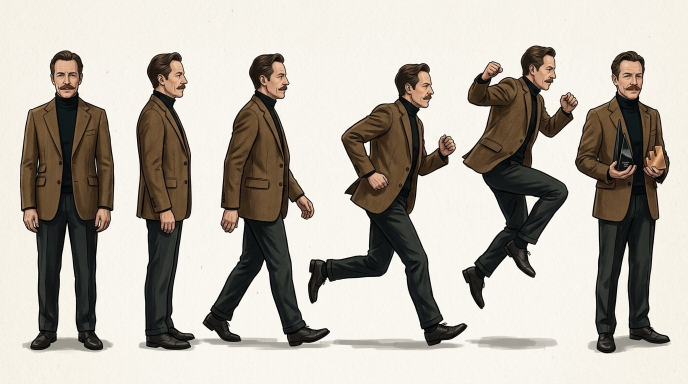
#> input picture Assets/References/ref_tester_turnaround_awards.jpg, 1376 x 768 px (shown at 1/2 size)
$ python extract_debug.py out.png
#> lines starting #> are read from the running program, lines starting #| are printed output that depends on the picture
### Tools/ArtPipeline/common.py
"""Shared helpers for The Tester art pipeline.

All game art is produced by the scripts in this folder. Run `python3 build_all.py`
from this directory to regenerate every texture in Assets/TheTesterGame/Art/Resources/Art.
"""
import os, json, math
import numpy as np
from PIL import Image, ImageDraw, ImageFilter

HERE = os.path.dirname(os.path.abspath(__file__))
ROOT = os.path.abspath(os.path.join(HERE, '..', '..'))
REFS = os.path.join(ROOT, 'Assets', 'References')
GAME = os.path.join(ROOT, 'Assets', 'TheTesterGame')
ART_OUT = os.path.join(GAME, 'Art', 'Resources', 'Art')
ART_SRC = os.path.join(GAME, 'Art', 'Source')          # pipeline inputs/extras: kept in the project, not shipped
DATA_OUT = os.path.join(GAME, 'Data', 'Resources', 'Data')
FONTS = os.path.join(GAME, 'UI', 'Resources', 'UI', 'Fonts')
UI_OUT = os.path.join(GAME, 'UI', 'Resources', 'UI')
SCRATCH = os.environ.get('TT_SCRATCH', os.path.join(HERE, '_preview'))
os.makedirs(SCRATCH, exist_ok=True)

# Brief palette
MIDNIGHT = (0x09, 0x1B, 0x2D)
PETROL = (0x1B, 0x34, 0x47)
DESAT_BLUE = (0x56, 0x78, 0x89)
TWEED = (0x8A, 0x6B, 0x50)
BRONZE = (0xB6, 0x78, 0x54)
OFFWHITE = (0xD6, 0xCB, 0xC0)
INK = (0x1E, 0x17, 0x14)


def ref(name):
    return os.path.join(REFS, name)


def ensure_dir(p):
    os.makedirs(p, exist_ok=True)
    return p


# [16 lines left out: functions save_png, save_json, not called in this run]


def to_np(img):
    return np.asarray(img.convert('RGBA')).astype(np.float32)


def from_np(a):
    return Image.fromarray(np.clip(a, 0, 255).astype(np.uint8), 'RGBA')


# [14 lines left out: function poly_mask, not called in this run]


def smoothstep(e0, e1, x):
    t = np.clip((x - e0) / (e1 - e0), 0, 1)
    return t * t * (3 - 2 * t)


# [15 lines left out: functions trim, next_pot, not called in this run]


def lerp(a, b, t):
    return a + (b - a) * t


def mix(c1, c2, t):
    return tuple(int(round(lerp(c1[i], c2[i], t))) for i in range(len(c1)))


def rng(seed):
    return np.random.default_rng(seed)

### Tools/ArtPipeline/extract_debug.py
import sys
from PIL import Image, ImageDraw
from common import *
import char_polys as P
S = SCRATCH
im = Image.open(ref('ref_tester_turnaround_awards.jpg')).convert('RGB')
#> im is the input picture: PIL image 1376x768 RGB; mean R, G, B 183.7, 177.7, 168.4
box = (255, 85, 415, 715)
sc = 3
c = im.crop(box).resize(((box[2]-box[0])*sc, (box[3]-box[1])*sc), Image.LANCZOS)
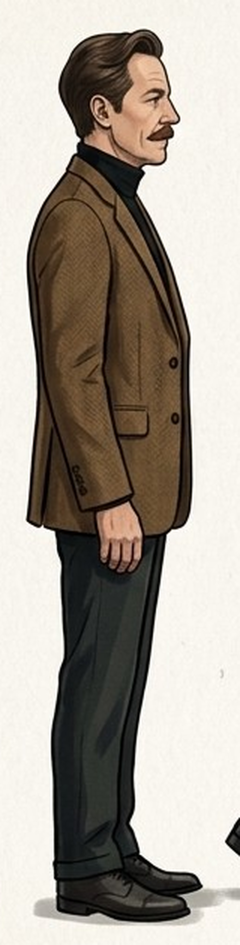
#> c: PIL image 480x1890 RGB (shown at 1/2 size); mean R, G, B 166.9, 159.1, 149.1
d = ImageDraw.Draw(c, 'RGBA')
cols = {'HEAD':(255,0,0),'UPPER_ARM':(0,200,255),'FOREARM':(0,255,120),'HAND':(255,200,0),'THIGH':(255,0,255),'SHIN':(120,120,255),'SHOE':(255,120,0)}
for name, col in cols.items():
    poly = getattr(P, name)
    pts = [((x-box[0])*sc, (y-box[1])*sc) for x,y in poly]
    d.polygon(pts, outline=col+(255,), fill=col+(40,))
for k,(x,y) in P.PIVOTS.items():
    X,Y=(x-box[0])*sc,(y-box[1])*sc
    d.ellipse([X-5,Y-5,X+5,Y+5], outline=(255,255,0,255), width=2)
#> this loop made 7 passes
#> (k, x, y, X, Y) on passes 1 to 7: ('neck', 322, 200, 201, 345), ('shoulder', 301, 240, 138, 465), ('elbow', 305, 330, 150, 735), ('wrist', 331, 421, 228, 1008), ('hip', 318, 440, 189, 1065), ('knee', 318, 556, 189, 1413), ('ankle', 318, 668, 189, 1749)
c.save(sys.argv[1])
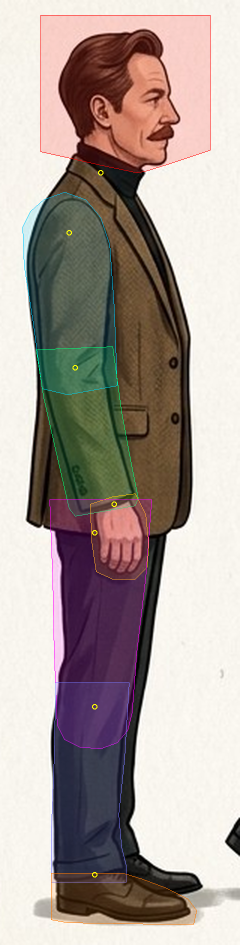
#> saved as out.png: PIL image 480x1890 RGB (shown at 1/2 size); mean R, G, B 171.7, 159.8, 154.1

$ run again, with Assets/References/ref_tester_turnaround_cup.jpg copied over Assets/References/ref_tester_turnaround_awards.jpg
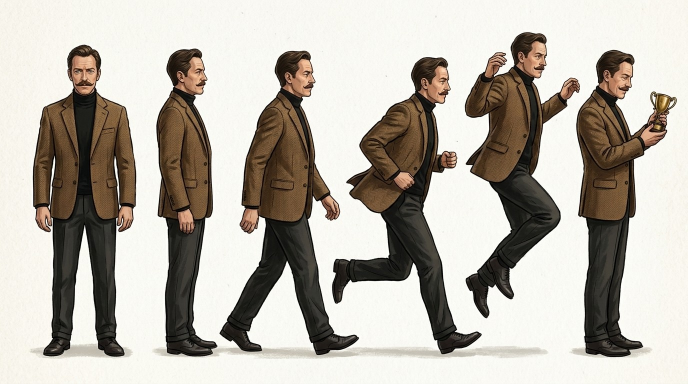
#> input picture Assets/References/ref_tester_turnaround_cup.jpg, 1376 x 768 px (shown at 1/2 size)
#> im is the input picture: PIL image 1376x768 RGB; mean R, G, B 185.6, 180, 170.9
#> `c = im.crop(box).resize(((box[2]-box[0])*sc, (box[3]-box[1])*sc), Imag..`:
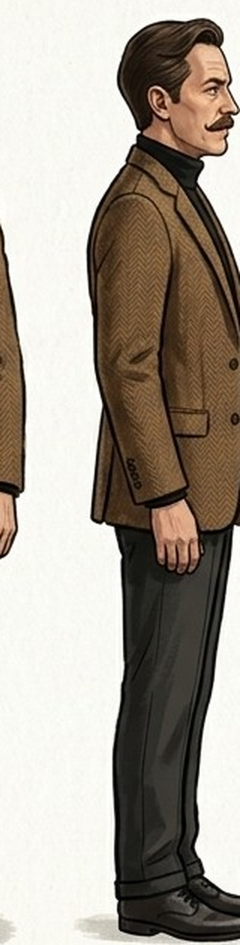
#> c: PIL image 480x1890 RGB (shown at 1/2 size); mean R, G, B 166.1, 157.7, 146.9
#> the loop `for k,(x,y) in P.PIVOTS.items():` made 7 passes
#> (k, x, y, X, Y) on passes 1 to 7: ('neck', 322, 200, 201, 345), ('shoulder', 301, 240, 138, 465), ('elbow', 305, 330, 150, 735), ('wrist', 331, 421, 228, 1008), ('hip', 318, 440, 189, 1065), ('knee', 318, 556, 189, 1413), ('ankle', 318, 668, 189, 1749)
#> `c.save(sys.argv[1])`:
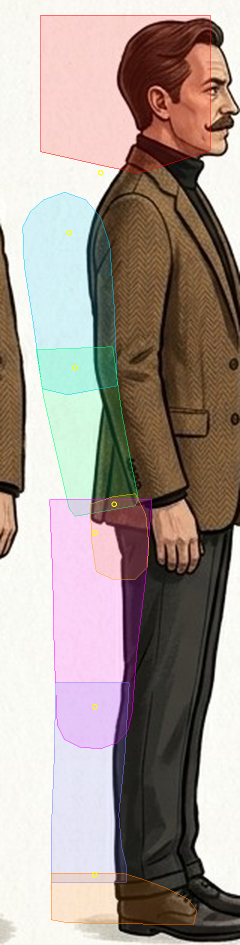
#> saved as out.png: PIL image 480x1890 RGB (shown at 1/2 size); mean R, G, B 164.6, 151.7, 144.9
